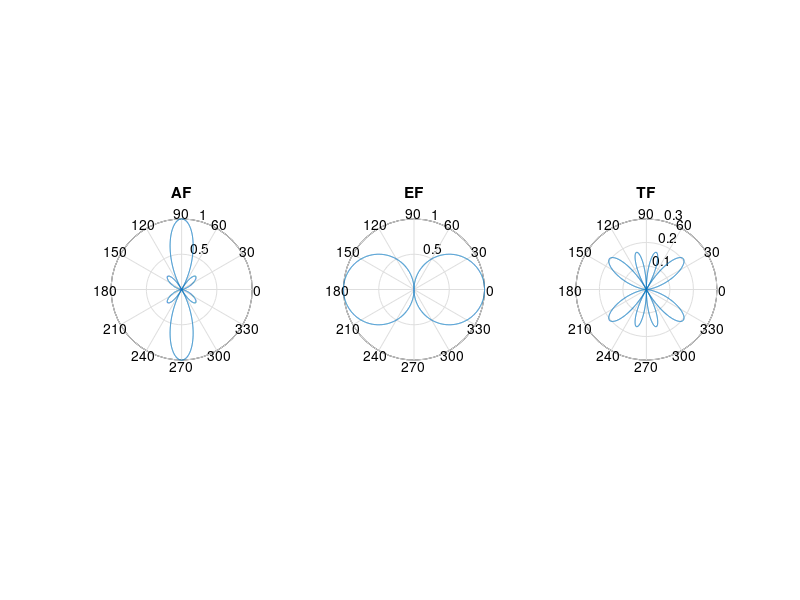
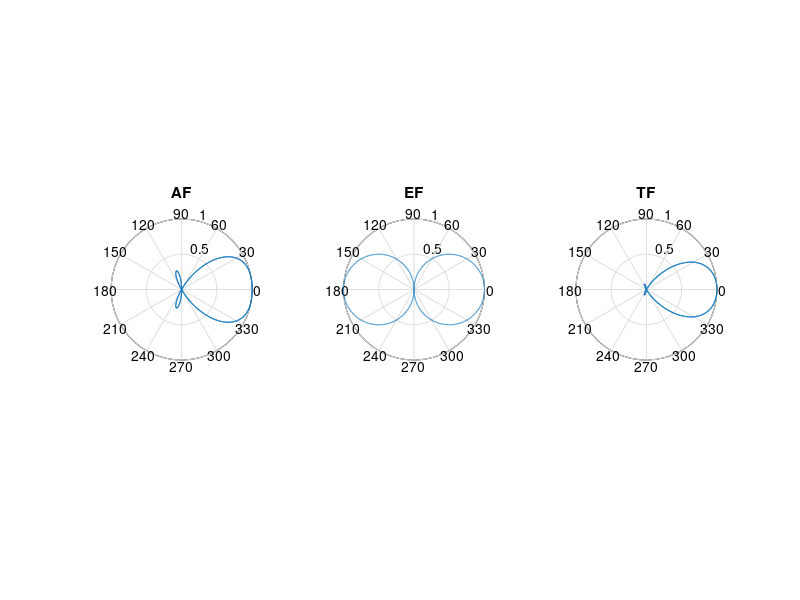
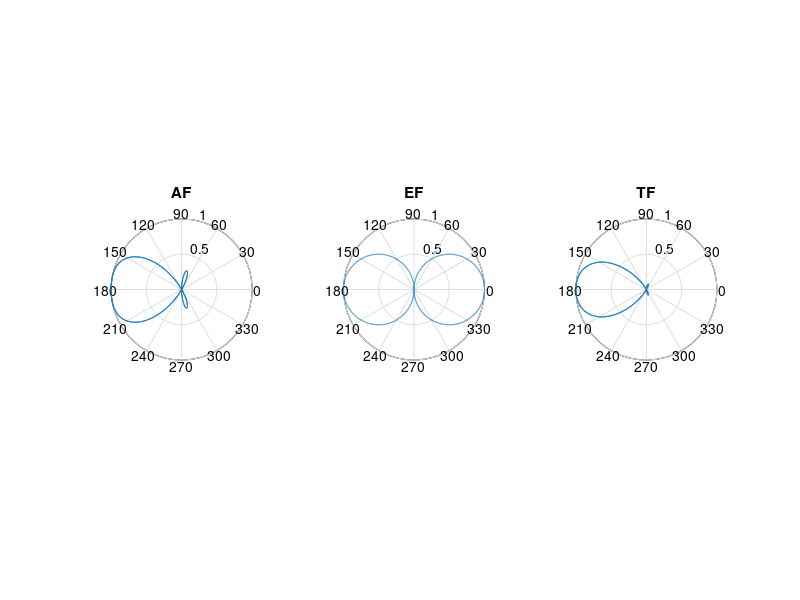
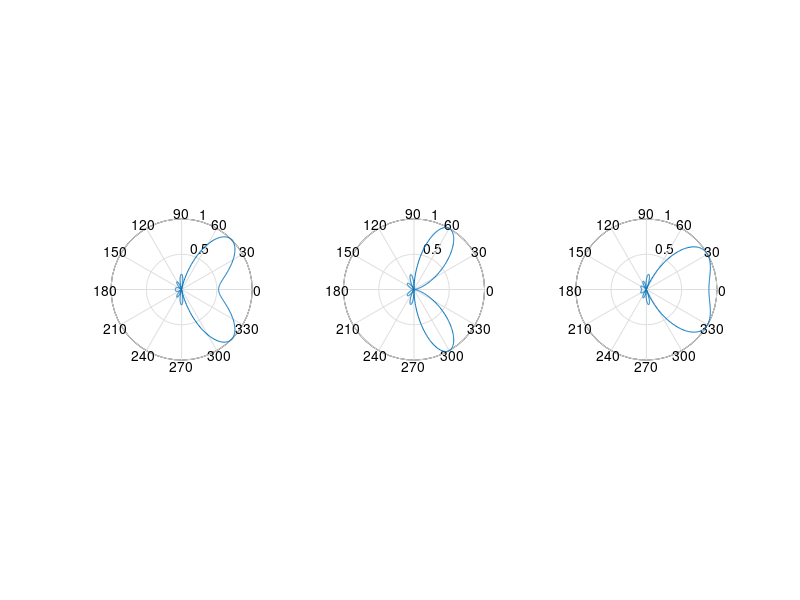

Source code (MATLAB) for these figures, in order:
%%PHASE SCANNING
lambda=1;
d=0.5;
k=2*pi/lambda;
N=4;
t=[pi/4 pi/3 pi/6];
theta=0:0.01:2*pi;
figure(4)

for i=1:3
    subplot(1,3,i)
    beta=-k*d*cos(t(i));
    psi=(k*d.*(cos(theta)))+beta;
    AF=sin(N*(psi/2))./(N*psi/2);
    polar(theta,abs(AF))
    
end


%%PATTERN MULTIPLICATION
t=0:0.001:2*pi;
beta=[0 -k*d k*d];

for i=1:3
    psi=(k*d.*(cos(t)))+beta(i);
    AF=sin((N*psi)/2)./(N*sin(psi/2));
    
    figure(i)
    subplot(1,3,1)
    polar(t,AF);
    title('AF');
    
    ef=abs(cos(t));
    subplot(1,3,2)
    polar(t,ef);
    title('EF');
    
    tf=AF.*ef;
    subplot(1,3,3)
    polar(t,tf);
    title('TF');
end
